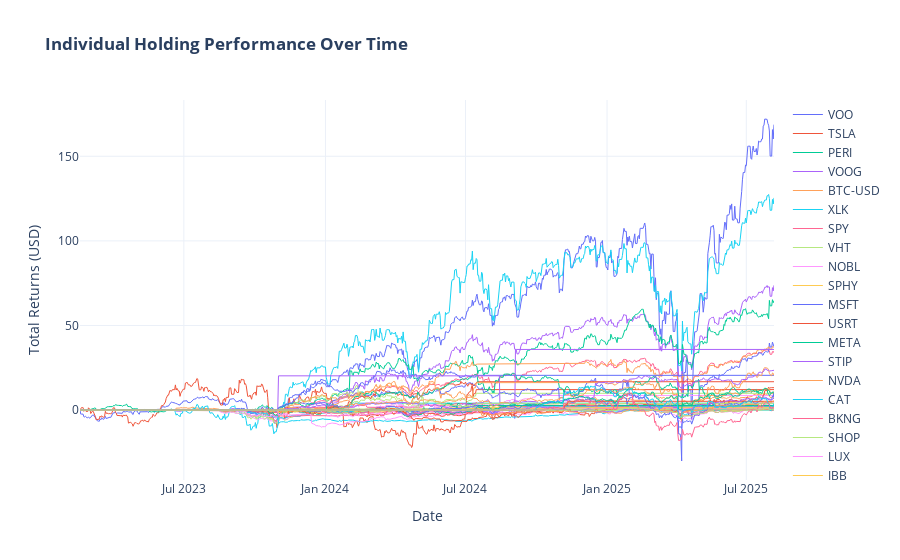

Notebook source saved alongside this figure:
### Code cell
fig_holdings = go.Figure()

for symbol in total_returns.columns:
    if total_returns[symbol].iloc[-1] > 0:
        fig_holdings.add_trace(
            go.Scatter(
                x=total_returns.index,
                y=total_returns[symbol],
                mode="lines",
                name=symbol,
                line=dict(width=1),
            )
        )

fig_holdings.update_layout(
    title_text="<b>Individual Holding Performance Over Time</b>",
    template="plotly_white",
    xaxis_title="Date",
    yaxis_title=f"Total Returns ({config.BASE_CURRENCY})",
)

fig_holdings.show()

### Figure 1 — Plotly figure (JSON) as saved in the notebook; plotly's stock layout.template omitted (floating-point values rounded to 4 significant figures; data arrays with more than 128 entries replaced by an {"elided": "..."} marker saying what was removed)
{"data": [{"line": {"width": 1}, "mode": "lines", "name": "VOO", "type": "scatter", "x": {"elided": "903 str values"}, "y": {"elided": "903 float values"}}, {"line": {"width": 1}, "mode": "lines", "name": "TSLA", "type": "scatter", "x": {"elided": "903 str values"}, "y": {"elided": "903 float values"}}, {"line": {"width": 1}, "mode": "lines", "name": "PERI", "type": "scatter", "x": {"elided": "903 str values"}, "y": {"elided": "903 float values"}}, {"line": {"width": 1}, "mode": "lines", "name": "VOOG", "type": "scatter", "x": {"elided": "903 str values"}, "y": {"elided": "903 float values"}}, {"line": {"width": 1}, "mode": "lines", "name": "BTC-USD", "type": "scatter", "x": {"elided": "903 str values"}, "y": {"elided": "903 float values"}}, {"line": {"width": 1}, "mode": "lines", "name": "XLK", "type": "scatter", "x": {"elided": "903 str values"}, "y": {"elided": "903 float values"}}, {"line": {"width": 1}, "mode": "lines", "name": "SPY", "type": "scatter", "x": {"elided": "903 str values"}, "y": {"elided": "903 float values"}}, {"line": {"width": 1}, "mode": "lines", "name": "VHT", "type": "scatter", "x": {"elided": "903 str values"}, "y": {"elided": "903 float values"}}, {"line": {"width": 1}, "mode": "lines", "name": "NOBL", "type": "scatter", "x": {"elided": "903 str values"}, "y": {"elided": "903 float values"}}, {"line": {"width": 1}, "mode": "lines", "name": "SPHY", "type": "scatter", "x": {"elided": "903 str values"}, "y": {"elided": "903 float values"}}, {"line": {"width": 1}, "mode": "lines", "name": "MSFT", "type": "scatter", "x": {"elided": "903 str values"}, "y": {"elided": "903 float values"}}, {"line": {"width": 1}, "mode": "lines", "name": "USRT", "type": "scatter", "x": {"elided": "903 str values"}, "y": {"elided": "903 float values"}}, {"line": {"width": 1}, "mode": "lines", "name": "META", "type": "scatter", "x": {"elided": "903 str values"}, "y": {"elided": "903 float values"}}, {"line": {"width": 1}, "mode": "lines", "name": "STIP", "type": "scatter", "x": {"elided": "903 str values"}, "y": {"elided": "903 float values"}}, {"line": {"width": 1}, "mode": "lines", "name": "NVDA", "type": "scatter", "x": {"elided": "903 str values"}, "y": {"elided": "903 float values"}}, {"line": {"width": 1}, "mode": "lines", "name": "CAT", "type": "scatter", "x": {"elided": "903 str values"}, "y": {"elided": "903 float values"}}, {"line": {"width": 1}, "mode": "lines", "name": "BKNG", "type": "scatter", "x": {"elided": "903 str values"}, "y": {"elided": "903 float values"}}, {"line": {"width": 1}, "mode": "lines", "name": "SHOP", "type": "scatter", "x": {"elided": "903 str values"}, "y": {"elided": "903 float values"}}, {"line": {"width": 1}, "mode": "lines", "name": "LUX", "type": "scatter", "x": {"elided": "903 str values"}, "y": {"elided": "903 float values"}}, {"line": {"width": 1}, "mode": "lines", "name": "IBB", "type": "scatter", "x": {"elided": "903 str values"}, "y": {"elided": "903 float values"}}, {"line": {"width": 1}, "mode": "lines", "name": "COIN", "type": "scatter", "x": {"elided": "903 str values"}, "y": {"elided": "903 float values"}}, {"line": {"width": 1}, "mode": "lines", "name": "NVO", "type": "scatter", "x": {"elided": "903 str values"}, "y": {"elided": "903 float values"}}, {"line": {"width": 1}, "mode": "lines", "name": "LLY", "type": "scatter", "x": {"elided": "903 str values"}, "y": {"elided": "903 float values"}}, {"line": {"width": 1}, "mode": "lines", "name": "TQQQ", "type": "scatter", "x": {"elided": "903 str values"}, "y": {"elided": "903 float values"}}, {"line": {"width": 1}, "mode": "lines", "name": "MOAT", "type": "scatter", "x": {"elided": "903 str values"}, "y": {"elided": "903 float values"}}, {"line": {"width": 1}, "mode": "lines", "name": "BRW", "type": "scatter", "x": {"elided": "903 str values"}, "y": {"elided": "903 float values"}}, {"line": {"width": 1}, "mode": "lines", "name": "CLM", "type": "scatter", "x": {"elided": "903 str values"}, "y": {"elided": "903 float values"}}, {"line": {"width": 1}, "mode": "lines", "name": "SPXL", "type": "scatter", "x": {"elided": "903 str values"}, "y": {"elided": "903 float values"}}, {"line": {"width": 1}, "mode": "lines", "name": "GOF", "type": "scatter", "x": {"elided": "903 str values"}, "y": {"elided": "903 float values"}}, {"line": {"width": 1}, "mode": "lines", "name": "CEFS", "type": "scatter", "x": {"elided": "903 str values"}, "y": {"elided": "903 float values"}}, {"line": {"width": 1}, "mode": "lines", "name": "ALDAR", "type": "scatter", "x": {"elided": "903 str values"}, "y": {"elided": "903 float values"}}, {"line": {"width": 1}, "mode": "lines", "name": "CHADX15", "type": "scatter", "x": {"elided": "903 str values"}, "y": {"elided": "903 float values"}}, {"line": {"width": 1}, "mode": "lines", "name": "IHC", "type": "scatter", "x": {"elided": "903 str values"}, "y": {"elided": "903 float values"}}, {"line": {"width": 1}, "mode": "lines", "name": "EMAAR", "type": "scatter", "x": {"elided": "903 str values"}, "y": {"elided": "903 float values"}}, {"line": {"width": 1}, "mode": "lines", "name": "AMZN", "type": "scatter", "x": {"elided": "903 str values"}, "y": {"elided": "903 float values"}}, {"line": {"width": 1}, "mode": "lines", "name": "VBK", "type": "scatter", "x": {"elided": "903 str values"}, "y": {"elided": "903 float values"}}, {"line": {"width": 1}, "mode": "lines", "name": "IJR", "type": "scatter", "x": {"elided": "903 str values"}, "y": {"elided": "903 float values"}}, {"line": {"width": 1}, "mode": "lines", "name": "MCHI", "type": "scatter", "x": {"elided": "903 str values"}, "y": {"elided": "903 float values"}}, {"line": {"width": 1}, "mode": "lines", "name": "SPSM", "type": "scatter", "x": {"elided": "903 str values"}, "y": {"elided": "903 float values"}}, {"line": {"width": 1}, "mode": "lines", "name": "EWJ", "type": "scatter", "x": {"elided": "903 str values"}, "y": {"elided": "903 float values"}}, {"line": {"width": 1}, "mode": "lines", "name": "IPO", "type": "scatter", "x": {"elided": "903 str values"}, "y": {"elided": "903 float values"}}, {"line": {"width": 1}, "mode": "lines", "name": "ARKK", "type": "scatter", "x": {"elided": "903 str values"}, "y": {"elided": "903 float values"}}, {"line": {"width": 1}, "mode": "lines", "name": "XLF", "type": "scatter", "x": {"elided": "903 str values"}, "y": {"elided": "903 float values"}}, {"line": {"width": 1}, "mode": "lines", "name": "VXUS", "type": "scatter", "x": {"elided": "903 str values"}, "y": {"elided": "903 float values"}}, {"line": {"width": 1}, "mode": "lines", "name": "RYAAY", "type": "scatter", "x": {"elided": "903 str values"}, "y": {"elided": "903 float values"}}, {"line": {"width": 1}, "mode": "lines", "name": "APO", "type": "scatter", "x": {"elided": "903 str values"}, "y": {"elided": "903 float values"}}, {"line": {"width": 1}, "mode": "lines", "name": "KKR", "type": "scatter", "x": {"elided": "903 str values"}, "y": {"elided": "903 float values"}}, {"line": {"width": 1}, "mode": "lines", "name": "SMOT", "type": "scatter", "x": {"elided": "903 str values"}, "y": {"elided": "903 float values"}}], "layout": {"title": {"text": "<b>Individual Holding Performance Over Time</b>"}, "xaxis": {"title": {"text": "Date"}}, "yaxis": {"title": {"text": "Total Returns (USD)"}}}}
